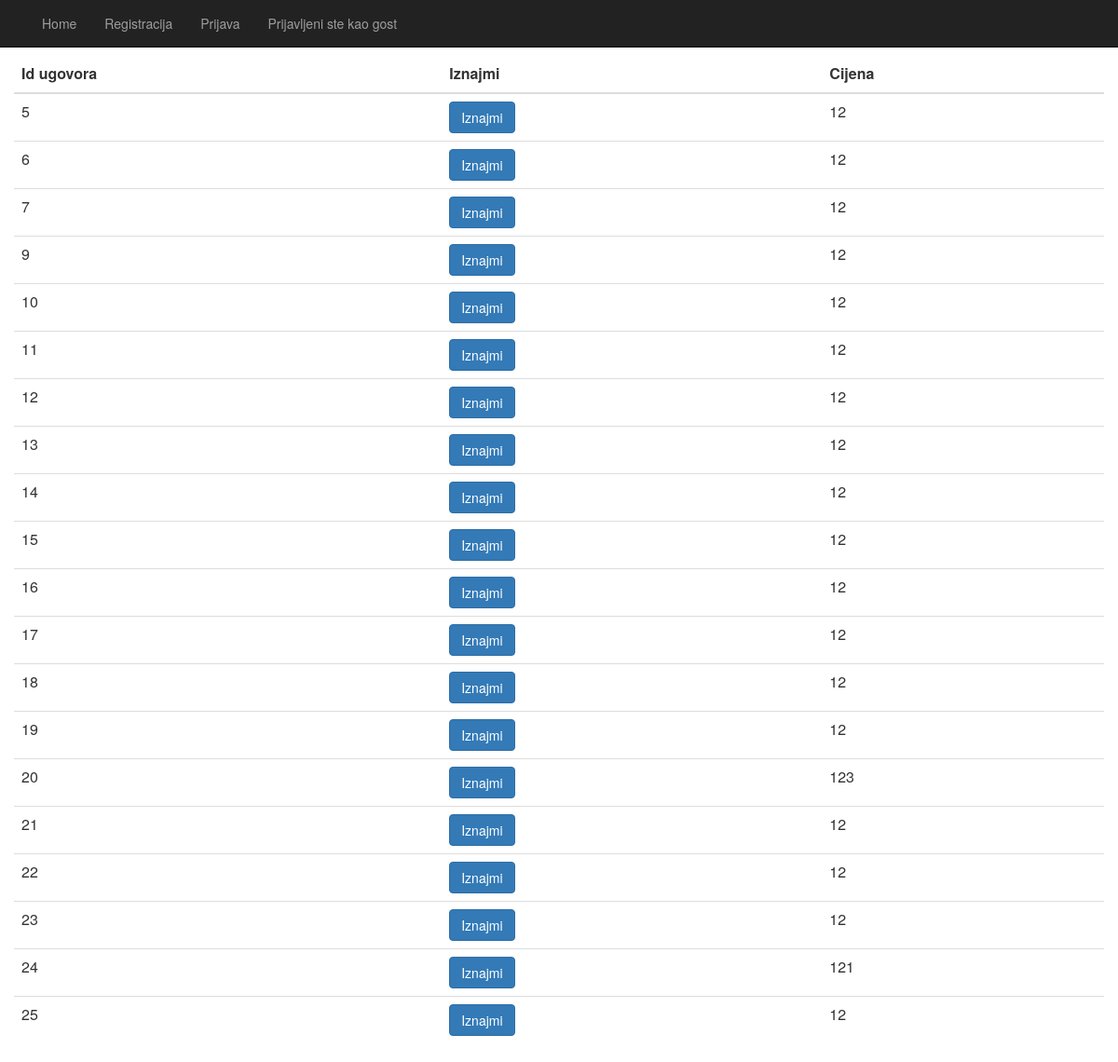
Screenshot of /ugovori.php with the database file from the repository.
### tables this page shows
CREATE TABLE `ugovor` (
  `Id` int(11) NOT NULL,
  `KorisnikId` int(11) NOT NULL,
  `FilmId` int(11) NOT NULL,
  `Suma` int(11) NOT NULL,
  `JeLiPreuzeto` tinyint(1) NOT NULL,
  `JeLiVraceno` tinyint(1) NOT NULL
);

### ugovori.php (the view)
<?php
    require("baza.php");
    require("nav.php");
    $sql='select * from ugovor WHERE JeLiVraceno=0';
    $result = $con->query($sql);
?>
<div class="container">
<div class="row ">
<br><br><br>
<table class="table">
<thead>
<tr>
    <th>Id ugovora</th>
    <th>Iznajmi</th>
    <th>Cijena</th>
</tr>
</thead>
<tbody>
    <?php
                while($row = $result->fetch_assoc()) {
                    $button="";
                    if ($row["JeLiPreuzeto"]==true) {
                        $button='<a href="ugovor.php?akcija=0&id='.$row["Id"].'" class="btn btn-info" value=0 >Vrati</a> ';
                    }
                    else if($row["JeLiVraceno"]==false){
                        $button='<a href="ugovor.php?akcija=1&id='.$row["Id"].'" class="btn btn-primary" value=1 >Iznajmi</a>';
                    }
                    echo(
                        '
                        <tr>
                        <td>
                        '.$row["Id"].'
                        </td>
                        <td>
                        '.$button.'
                        </td>
                        <td>
                        '.$row["Suma"].'
                        </td>
                        </tr>
                        '
                    );
                }
    ?>
</tbody>
</table>
</div></div>

### nav.php (shortened to what this page needs)
<html lang="en">
	<head>
		    <link href="./bootstrap/css/bootstrap.min.css" rel="stylesheet">
	</head>
    <nav class="navbar navbar-fixed-top navbar-inverse">
      <div class="container">
        <div id="navbar" class="collapse navbar-collapse">
          <ul class="nav navbar-nav">
            <li ><a href="index.php">Home</a></li>
            <?php if (isset($_SESSION["email"]) )
            {
              echo('<li><a href="">Prijavljeni ste kao '.$_SESSION["email"].'</a></li>');
              echo('<li><a href="odjava.php">Odjava</a></li>');
              $sql="SELECT StanjeRacuna FROM korisnik WHERE Id=".$_SESSION["ID"];
              $result=$con->query($sql);
              while($row = $result->fetch_assoc() ) {
                $stanje=$row["StanjeRacuna"];
                echo('<li><a>Stanje racuna: '.$stanje.'</a></li>');
                echo('<li><a>Id racuna: '.$_SESSION["ID"].'</a></li>');
                echo('<li><a>Moje kupnje</a></li>');
            }
              if ($_SESSION["uloga"]=="Admin") {
                echo('<li><a href="filmovi.php">Filmovi</a></li>');
                echo('<li><a href="stanjeracuna.php">Uplata na racun</a></li>');
                echo('<li><a href="ugovori.php">Ugovori</a></li>');
              }
            }
            else
            {
              echo('<li><a href="registracija.php">Registracija</a></li>');
              echo('<li><a href="prijava.php">Prijava</a></li>');
              echo('<li><a href="">Prijavljeni ste kao gost</a></li>');
            }
            ?>
          </ul>
        </div>
      </div>
    </nav>

### rows the page displays
ugovor: Id "5", Suma "12"
ugovor: Id "6", Suma "12"
ugovor: Id "7", Suma "12"
ugovor: Id "9", Suma "12"
ugovor: Id "10", Suma "12"
ugovor: Id "11", Suma "12"
ugovor: Id "12", Suma "12"
ugovor: Id "13", Suma "12"
ugovor: Id "14", Suma "12"
ugovor: Id "15", Suma "12"
ugovor: Id "16", Suma "12"
ugovor: Id "17", Suma "12"
ugovor: Id "18", Suma "12"
ugovor: Id "19", Suma "12"
ugovor: Id "20", Suma "123"
ugovor: Id "21", Suma "12"
ugovor: Id "22", Suma "12"
ugovor: Id "23", Suma "12"
ugovor: Id "24", Suma "121"
ugovor: Id "25", Suma "12"
